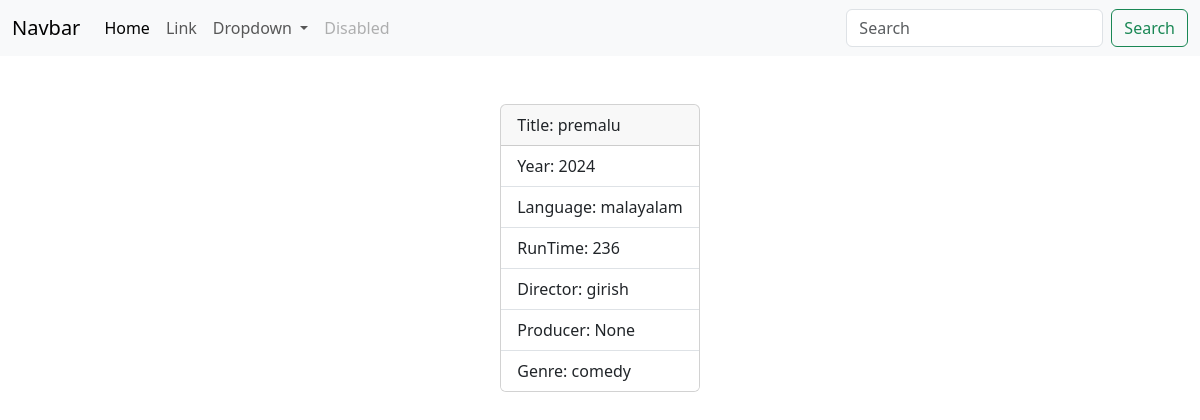
Screenshot of /movie/5/ with the database file from the repository.
### myapp/models.py (models this page shows, shortened)
class Movie(models.Model):
    title=models.CharField(max_length=200)
    year=models.CharField(max_length=200)
    director=models.CharField(max_length=200)
    run_time=models.PositiveIntegerField()
    language=models.CharField(max_length=200)
    genre=models.CharField(max_length=200)
    producer=models.CharField(max_length=200,null=True)

### myapp/views.py (the view)
# urls.py: path('movie/<int:pk>/',views.MovieDetailView.as_view(),name="movie-detail"),
class MovieDetailView(View):
    def get(self,request,*args,**kwargs):
        id=kwargs.get("pk")
        qs=Movie.objects.get(id=id)
        return render(request,"movie_detail.html",{"data":qs})

### myapp/templates/movie_detail.html (shortened to what this page needs)
{%extends 'base.html'%}
{%block main_block%}
<div class="container mt-5 d-flex justify-content-center">
  <div class="card">
      <div class="card-header">
        Title: {{data.title}}
      </div>
      <ul class="list-group list-group-flush">
        <li class="list-group-item">Year: {{data.year}}</li>
        <li class="list-group-item">Language: {{data.language}}</li>
        <li class="list-group-item">RunTime: {{data.run_time}}</li>
        <li class="list-group-item">Director: {{data.director}}</li>
        <li class="list-group-item">Producer: {{data.producer}}</li>
        <li class="list-group-item">Genre: {{data.genre}}</li>
      </ul>
    </div>
</div>
{%endblock%}

### rows the page displays
Movie: title "premalu", year "2024", language "malayalam", run_time "236", director "girish", producer "None", genre "comedy"
